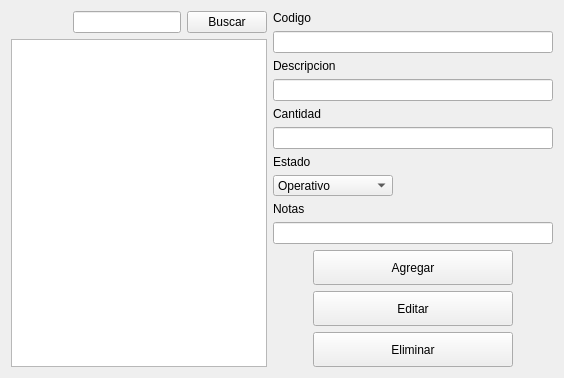
                <widget class="QWidget" name="tab_9">
                 <attribute name="title">
                  <string>Herramientas Manuales</string>
                 </attribute>
                 <layout class="QHBoxLayout" name="horizontalLayout_19">
                  <item>
                   <layout class="QVBoxLayout" name="verticalLayout_28">
                    <item>
                     <layout class="QHBoxLayout" name="horizontalLayout_15">
                      <item>
                       <spacer name="horizontalSpacer_14">
                        <property name="orientation">
                         <enum>Qt::Horizontal</enum>
                        </property>
                        <property name="sizeHint" stdset="0">
                         <size>
                          <width>40</width>
                          <height>20</height>
                         </size>
                        </property>
                       </spacer>
                      </item>
                      <item>
                       <widget class="QLineEdit" name="lineEdit_busqueda_HM"/>
                      </item>
                      <item>
                       <widget class="QPushButton" name="btn_buscar_3">
                        <property name="text">
                         <string>Buscar</string>
                        </property>
                       </widget>
                      </item>
                     </layout>
                    </item>
                    <item>
                     <widget class="QTableWidget" name="tableWidget_5"/>
                    </item>
                   </layout>
                  </item>
                  <item>
                   <layout class="QVBoxLayout" name="verticalLayout_19">
                    <item>
                     <layout class="QVBoxLayout" name="verticalLayout_12">
                      <item>
                       <layout class="QVBoxLayout" name="verticalLayout_24">
                        <item>
                         <widget class="QLabel" name="label_5">
                          <property name="text">
                           <string>Codigo</string>
                          </property>
                         </widget>
                        </item>
                        <item>
                         <widget class="QLineEdit" name="txt_codigo_EM"/>
                        </item>
                       </layout>
                      </item>
                      <item>
                       <layout class="QVBoxLayout" name="verticalLayout_22">
                        <item>
                         <widget class="QLabel" name="label_6">
                          <property name="text">
                           <string>Descripcion</string>
                          </property>
                         </widget>
                        </item>
                        <item>
                         <widget class="QLineEdit" name="txt_descrip_EM"/>
                        </item>
                       </layout>
                      </item>
                      <item>
                       <layout class="QVBoxLayout" name="verticalLayout_23">
                        <item>
                         <widget class="QLabel" name="label_2">
                          <property name="text">
                           <string>Cantidad</string>
                          </property>
                         </widget>
                        </item>
                        <item>
                         <widget class="QLineEdit" name="txt_serial_EM"/>
                        </item>
                       </layout>
                      </item>
                      <item>
                       <layout class="QVBoxLayout" name="verticalLayout_21">
                        <item>
                         <widget class="QLabel" name="label_7">
                          <property name="text">
                           <string>Estado</string>
                          </property>
                         </widget>
                        </item>
                        <item>
                         <widget class="QComboBox" name="comboBox_2">
                          <property name="minimumSize">
                           <size>
                            <width>120</width>
                            <height>21</height>
                           </size>
                          </property>
                          <property name="maximumSize">
                           <size>
                            <width>120</width>
                            <height>21</height>
                           </size>
                          </property>
                          <item>
                           <property name="text">
                            <string>Operativo</string>
                           </property>
                          </item>
                          <item>
                           <property name="text">
                            <string>En Reparación</string>
                           </property>
                          </item>
                          <item>
                           <property name="text">
                            <string>Dañado</string>
                           </property>
                          </item>
                         </widget>
                        </item>
                       </layout>
                      </item>
                      <item>
                       <layout class="QVBoxLayout" name="verticalLayout_18">
                        <item>
                         <widget class="QLabel" name="label_10">
                          <property name="text">
                           <string>Notas</string>
                          </property>
                         </widget>
                        </item>
                        <item>
                         <widget class="QLineEdit" name="lineEdit_14">
                          <property name="text">
                           <string/>
                          </property>
                         </widget>
                        </item>
                       </layout>
                      </item>
                     </layout>
                    </item>
                    <item>
                     <layout class="QVBoxLayout" name="verticalLayout_11">
                      <item>
                       <layout class="QHBoxLayout" name="horizontalLayout_11">
                        <item>
                         <spacer name="horizontalSpacer_8">
                          <property name="orientation">
                           <enum>Qt::Horizontal</enum>
                          </property>
                          <property name="sizeHint" stdset="0">
                           <size>
                            <width>40</width>
                            <height>20</height>
                           </size>
                          </property>
                         </spacer>
                        </item>
                        <item>
                         <widget class="QPushButton" name="btn_agg">
                          <property name="minimumSize">
                           <size>
                            <width>200</width>
                            <height>35</height>
                           </size>
                          </property>
                          <property name="maximumSize">
                           <size>
                            <width>200</width>
                            <height>35</height>
                           </size>
                          </property>
                          <property name="text">
                           <string>Agregar</string>
                          </property>
                         </widget>
                        </item>
                        <item>
                         <spacer name="horizontalSpacer_13">
                          <property name="orientation">
                           <enum>Qt::Horizontal</enum>
                          </property>
                          <property name="sizeHint" stdset="0">
                           <size>
                            <width>40</width>
                            <height>20</height>
                           </size>
                          </property>
                         </spacer>
                        </item>
                       </layout>
                      </item>
                      <item>
                       <layout class="QHBoxLayout" name="horizontalLayout_13">
                        <item>
                         <spacer name="horizontalSpacer_9">
                          <property name="orientation">
                           <enum>Qt::Horizontal</enum>
                          </property>
                          <property name="sizeHint" stdset="0">
                           <size>
                            <width>40</width>
                            <height>20</height>
                           </size>
                          </property>
                         </spacer>
                        </item>
                        <item>
                         <widget class="QPushButton" name="btn_edit">
                          <property name="minimumSize">
                           <size>
                            <width>200</width>
                            <height>35</height>
                           </size>
                          </property>
                          <property name="maximumSize">
                           <size>
                            <width>200</width>
                            <height>35</height>
                           </size>
                          </property>
                          <property name="text">
                           <string>Editar</string>
                          </property>
                         </widget>
                        </item>
                        <item>
                         <spacer name="horizontalSpacer_12">
                          <property name="orientation">
                           <enum>Qt::Horizontal</enum>
                          </property>
                          <property name="sizeHint" stdset="0">
                           <size>
                            <width>40</width>
                            <height>20</height>
                           </size>
                          </property>
                         </spacer>
                        </item>
                       </layout>
                      </item>
                      <item>
                       <layout class="QHBoxLayout" name="horizontalLayout_12">
                        <item>
                         <spacer name="horizontalSpacer_10">
                          <property name="orientation">
                           <enum>Qt::Horizontal</enum>
                          </property>
                          <property name="sizeHint" stdset="0">
                           <size>
                            <width>40</width>
                            <height>20</height>
                           </size>
                          </property>
                         </spacer>
                        </item>
                        <item>
                         <widget class="QPushButton" name="btn_delete">
                          <property name="minimumSize">
                           <size>
                            <width>200</width>
                            <height>35</height>
                           </size>
                          </property>
                          <property name="maximumSize">
                           <size>
                            <width>200</width>
                            <height>35</height>
                           </size>
                          </property>
                          <property name="text">
                           <string>Eliminar</string>
                          </property>
                         </widget>
                        </item>
                        <item>
                         <spacer name="horizontalSpacer_11">
                          <property name="orientation">
                           <enum>Qt::Horizontal</enum>
                          </property>
                          <property name="sizeHint" stdset="0">
                           <size>
                            <width>40</width>
                            <height>20</height>
                           </size>
                          </property>
                         </spacer>
                        </item>
                       </layout>
                      </item>
                     </layout>
                    </item>
                   </layout>
                  </item>
                 </layout>
                </widget>
